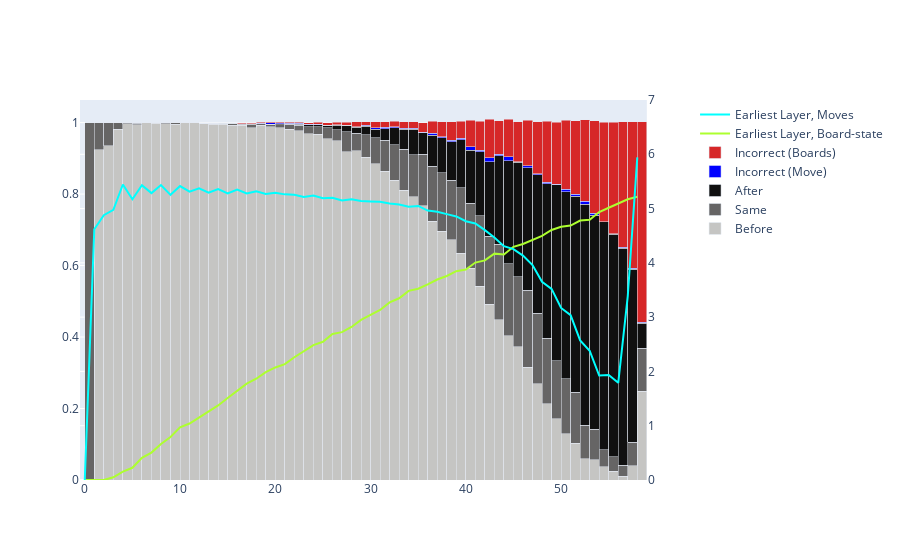

Notebook code cell kept with this figure:
### Code cell
from plotly.subplots import make_subplots
import plotly
import plotly.graph_objects as go
import plotly.express as px

greys = px.colors.sequential.gray

data = {
    "Before": earliers,
    "Same": sames,
    "After": laters,
    "Incorrect (Move)": wrong_moves,
    "Incorrect (Boards)": wrong_boards,
}

INCLUDE_EARLIEST_LAYER_BOARDSTATE = 1
INCLUDE_EARLIEST_LAYER_MOVES = 1

BARCHART_KEYS = [
    "Before",
    "Same",
    "After",
    "Incorrect (Move)",
    "Incorrect (Boards)",
]
COLORS = [
    greys[9],
    greys[5],
    greys[1],
    "blue",
    "#d62728",
]


widths = [1] * len(earliers)
fig = make_subplots(specs=[[{"secondary_y": True}]])
for idx, key in enumerate(BARCHART_KEYS):
    fig.add_trace(
        go.Bar(
            name=key,
            y=data[key],
            x=list(range(len(earliers))),
            width=widths,
            offset=0,
            marker_color=COLORS[idx],
        )
    )

if INCLUDE_EARLIEST_LAYER_BOARDSTATE:
    fig.add_trace(
        dict(
            x=list(range(len(earliers))),
            y=avg_first_layer_board,
            name="Earliest Layer, Board-state",
            type="scatter",
            line=dict(color="greenyellow"),
        ),
        secondary_y=True,
    )

if INCLUDE_EARLIEST_LAYER_MOVES:
    fig.add_trace(
        dict(
            x=list(range(len(earliers))),
            y=avg_first_layer_move,
            name="Earliest Layer, Moves",
            type="scatter",
            line=dict(color="aqua"),
        ),
        secondary_y=True,
    )

fig.update_layout(
    barmode="stack",
)
fig.update_yaxes(range=[0, 7], secondary_y=True)
fig.update_layout(
    yaxis1_tickvals = [0, 0.2, 0.4, 0.6, 0.8, 1],
    yaxis2_tickvals = [0, 1, 2, 3, 4, 5, 6, 7],
)
fig.show()

### Figure 1 — Plotly figure (JSON) as saved in the notebook; plotly's stock layout.template omitted (floating-point values rounded to 4 significant figures)
{"data": [{"marker": {"color": "rgb(197, 197, 195)"}, "name": "Before", "offset": 0, "type": "bar", "width": [1, 1, 1, 1, 1, 1, 1, 1, 1, 1, 1, 1, 1, 1, 1, 1, 1, 1, 1, 1, 1, 1, 1, 1, 1, 1, 1, 1, 1, 1, 1, 1, 1, 1, 1, 1, 1, 1, 1, 1, 1, 1, 1, 1, 1, 1, 1, 1, 1, 1, 1, 1, 1, 1, 1, 1, 1, 1, 1], "x": [0, 1, 2, 3, 4, 5, 6, 7, 8, 9, 10, 11, 12, 13, 14, 15, 16, 17, 18, 19, 20, 21, 22, 23, 24, 25, 26, 27, 28, 29, 30, 31, 32, 33, 34, 35, 36, 37, 38, 39, 40, 41, 42, 43, 44, 45, 46, 47, 48, 49, 50, 51, 52, 53, 54, 55, 56, 57, 58], "y": [0, 0.924, 0.935, 0.981, 0.997, 0.994, 1, 0.998, 0.997, 0.996, 1, 0.999, 0.998, 0.995, 0.996, 0.993, 0.993, 0.986, 0.992, 0.989, 0.986, 0.981, 0.977, 0.969, 0.968, 0.955, 0.949, 0.919, 0.921, 0.903, 0.885, 0.864, 0.838, 0.811, 0.792, 0.767, 0.724, 0.696, 0.672, 0.634, 0.592, 0.542, 0.492, 0.448, 0.404, 0.373, 0.315, 0.269, 0.213, 0.171, 0.129, 0.103, 0.06, 0.056, 0.037, 0.024, 0.01, 0.04, 0.248]}, {"marker": {"color": "rgb(102, 101, 101)"}, "name": "Same", "offset": 0, "type": "bar", "width": [1, 1, 1, 1, 1, 1, 1, 1, 1, 1, 1, 1, 1, 1, 1, 1, 1, 1, 1, 1, 1, 1, 1, 1, 1, 1, 1, 1, 1, 1, 1, 1, 1, 1, 1, 1, 1, 1, 1, 1, 1, 1, 1, 1, 1, 1, 1, 1, 1, 1, 1, 1, 1, 1, 1, 1, 1, 1, 1], "x": [0, 1, 2, 3, 4, 5, 6, 7, 8, 9, 10, 11, 12, 13, 14, 15, 16, 17, 18, 19, 20, 21, 22, 23, 24, 25, 26, 27, 28, 29, 30, 31, 32, 33, 34, 35, 36, 37, 38, 39, 40, 41, 42, 43, 44, 45, 46, 47, 48, 49, 50, 51, 52, 53, 54, 55, 56, 57, 58], "y": [1, 0.076, 0.065, 0.019, 0.003, 0.004, 0, 0.002, 0.002, 0.003, 0, 0.001, 0, 0.003, 0.001, 0.004, 0.003, 0.009, 0.005, 0.006, 0.008, 0.013, 0.015, 0.02, 0.021, 0.031, 0.031, 0.056, 0.049, 0.063, 0.073, 0.086, 0.1, 0.115, 0.118, 0.145, 0.154, 0.163, 0.167, 0.183, 0.183, 0.198, 0.19, 0.211, 0.201, 0.195, 0.216, 0.198, 0.184, 0.163, 0.154, 0.143, 0.093, 0.086, 0.048, 0.041, 0.031, 0.066, 0.12]}, {"marker": {"color": "rgb(16, 16, 16)"}, "name": "After", "offset": 0, "type": "bar", "width": [1, 1, 1, 1, 1, 1, 1, 1, 1, 1, 1, 1, 1, 1, 1, 1, 1, 1, 1, 1, 1, 1, 1, 1, 1, 1, 1, 1, 1, 1, 1, 1, 1, 1, 1, 1, 1, 1, 1, 1, 1, 1, 1, 1, 1, 1, 1, 1, 1, 1, 1, 1, 1, 1, 1, 1, 1, 1, 1], "x": [0, 1, 2, 3, 4, 5, 6, 7, 8, 9, 10, 11, 12, 13, 14, 15, 16, 17, 18, 19, 20, 21, 22, 23, 24, 25, 26, 27, 28, 29, 30, 31, 32, 33, 34, 35, 36, 37, 38, 39, 40, 41, 42, 43, 44, 45, 46, 47, 48, 49, 50, 51, 52, 53, 54, 55, 56, 57, 58], "y": [0, 0, 0, 0, 0, 0.002, 0, 0, 0.001, 0.001, 0, 0, 0, 0, 0.001, 0.001, 0.001, 0.002, 0, 0.001, 0.003, 0.002, 0.004, 0.005, 0.005, 0.006, 0.012, 0.017, 0.017, 0.024, 0.023, 0.033, 0.047, 0.055, 0.071, 0.06, 0.087, 0.099, 0.107, 0.135, 0.148, 0.178, 0.209, 0.248, 0.288, 0.321, 0.342, 0.387, 0.432, 0.492, 0.524, 0.548, 0.619, 0.599, 0.637, 0.623, 0.608, 0.484, 0.071]}, {"marker": {"color": "blue"}, "name": "Incorrect (Move)", "offset": 0, "type": "bar", "width": [1, 1, 1, 1, 1, 1, 1, 1, 1, 1, 1, 1, 1, 1, 1, 1, 1, 1, 1, 1, 1, 1, 1, 1, 1, 1, 1, 1, 1, 1, 1, 1, 1, 1, 1, 1, 1, 1, 1, 1, 1, 1, 1, 1, 1, 1, 1, 1, 1, 1, 1, 1, 1, 1, 1, 1, 1, 1, 1], "x": [0, 1, 2, 3, 4, 5, 6, 7, 8, 9, 10, 11, 12, 13, 14, 15, 16, 17, 18, 19, 20, 21, 22, 23, 24, 25, 26, 27, 28, 29, 30, 31, 32, 33, 34, 35, 36, 37, 38, 39, 40, 41, 42, 43, 44, 45, 46, 47, 48, 49, 50, 51, 52, 53, 54, 55, 56, 57, 58], "y": [0, 0, 0, 0, 0, 0, 0, 0, 0, 0, 0, 0, 0, 0, 0, 0, 0, 0, 0.001, 0.003, 0.002, 0.002, 0.002, 0.001, 0.001, 0, 0.002, 0.001, 0.002, 0.003, 0.004, 0.004, 0.004, 0.003, 0.003, 0.001, 0.005, 0.002, 0.004, 0.004, 0.01, 0.004, 0.011, 0.005, 0.012, 0.002, 0.006, 0.003, 0.004, 0.001, 0.007, 0.005, 0.008, 0.005, 0.001, 0.001, 0.002, 0.002, 0.003]}, {"marker": {"color": "#d62728"}, "name": "Incorrect (Boards)", "offset": 0, "type": "bar", "width": [1, 1, 1, 1, 1, 1, 1, 1, 1, 1, 1, 1, 1, 1, 1, 1, 1, 1, 1, 1, 1, 1, 1, 1, 1, 1, 1, 1, 1, 1, 1, 1, 1, 1, 1, 1, 1, 1, 1, 1, 1, 1, 1, 1, 1, 1, 1, 1, 1, 1, 1, 1, 1, 1, 1, 1, 1, 1, 1], "x": [0, 1, 2, 3, 4, 5, 6, 7, 8, 9, 10, 11, 12, 13, 14, 15, 16, 17, 18, 19, 20, 21, 22, 23, 24, 25, 26, 27, 28, 29, 30, 31, 32, 33, 34, 35, 36, 37, 38, 39, 40, 41, 42, 43, 44, 45, 46, 47, 48, 49, 50, 51, 52, 53, 54, 55, 56, 57, 58], "y": [0, 0, 0, 0, 0, 0, 0, 0, 0, 0, 0, 0, 0.002, 0.002, 0.002, 0.002, 0.003, 0.003, 0.003, 0.003, 0.003, 0.003, 0.003, 0.005, 0.006, 0.008, 0.007, 0.008, 0.013, 0.01, 0.018, 0.015, 0.015, 0.019, 0.018, 0.027, 0.034, 0.042, 0.053, 0.048, 0.074, 0.082, 0.107, 0.093, 0.105, 0.111, 0.127, 0.146, 0.171, 0.174, 0.192, 0.206, 0.228, 0.259, 0.278, 0.312, 0.351, 0.41, 0.56]}, {"line": {"color": "greenyellow"}, "name": "Earliest Layer, Board-state", "type": "scatter", "x": [0, 1, 2, 3, 4, 5, 6, 7, 8, 9, 10, 11, 12, 13, 14, 15, 16, 17, 18, 19, 20, 21, 22, 23, 24, 25, 26, 27, 28, 29, 30, 31, 32, 33, 34, 35, 36, 37, 38, 39, 40, 41, 42, 43, 44, 45, 46, 47, 48, 49, 50, 51, 52, 53, 54, 55, 56, 57, 58], "xaxis": "x", "y": [0, 0, 0, 0.05, 0.153, 0.225, 0.407, 0.505, 0.664, 0.792, 0.969, 1.041, 1.151, 1.262, 1.374, 1.512, 1.636, 1.775, 1.866, 1.987, 2.073, 2.135, 2.261, 2.372, 2.485, 2.546, 2.69, 2.724, 2.819, 2.951, 3.04, 3.133, 3.272, 3.348, 3.484, 3.523, 3.604, 3.693, 3.758, 3.847, 3.876, 4.005, 4.045, 4.17, 4.155, 4.296, 4.348, 4.416, 4.496, 4.605, 4.663, 4.688, 4.778, 4.794, 4.936, 5.015, 5.097, 5.171, 5.218], "yaxis": "y2"}, {"line": {"color": "aqua"}, "name": "Earliest Layer, Moves", "type": "scatter", "x": [0, 1, 2, 3, 4, 5, 6, 7, 8, 9, 10, 11, 12, 13, 14, 15, 16, 17, 18, 19, 20, 21, 22, 23, 24, 25, 26, 27, 28, 29, 30, 31, 32, 33, 34, 35, 36, 37, 38, 39, 40, 41, 42, 43, 44, 45, 46, 47, 48, 49, 50, 51, 52, 53, 54, 55, 56, 57, 58], "xaxis": "x", "y": [0, 4.62, 4.878, 4.977, 5.443, 5.172, 5.431, 5.285, 5.434, 5.253, 5.415, 5.312, 5.372, 5.293, 5.359, 5.28, 5.352, 5.279, 5.319, 5.268, 5.293, 5.262, 5.254, 5.214, 5.242, 5.191, 5.2, 5.147, 5.171, 5.14, 5.133, 5.128, 5.092, 5.073, 5.032, 5.049, 4.963, 4.941, 4.898, 4.855, 4.767, 4.726, 4.603, 4.466, 4.307, 4.253, 4.134, 3.96, 3.652, 3.521, 3.169, 3.035, 2.571, 2.382, 1.924, 1.934, 1.791, 3.388, 5.944], "yaxis": "y2"}], "layout": {"barmode": "stack", "xaxis": {"anchor": "y", "domain": [0, 0.94]}, "yaxis": {"anchor": "x", "domain": [0, 1], "tickvals": [0, 0.2, 0.4, 0.6, 0.8, 1]}, "yaxis2": {"anchor": "x", "overlaying": "y", "range": [0, 7], "side": "right", "tickvals": [0, 1, 2, 3, 4, 5, 6, 7]}}}
